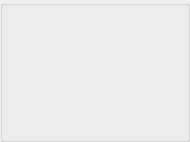
       <widget class="QGroupBox" name="groupBox5">
        <property name="minimumSize">
         <size>
          <width>190</width>
          <height>142</height>
         </size>
        </property>
        <property name="maximumSize">
         <size>
          <width>190</width>
          <height>142</height>
         </size>
        </property>
        <property name="title">
         <string/>
        </property>
        <widget class="MyNameLabel" name="label_PlayerName5">
         <property name="geometry">
          <rect>
           <x>70</x>
           <y>11</y>
           <width>104</width>
           <height>14</height>
          </rect>
         </property>
         <property name="minimumSize">
          <size>
           <width>0</width>
           <height>14</height>
          </size>
         </property>
         <property name="maximumSize">
          <size>
           <width>16777215</width>
           <height>14</height>
          </size>
         </property>
         <property name="alignment">
          <set>Qt::AlignLeading|Qt::AlignLeft|Qt::AlignTop</set>
         </property>
         <property name="openExternalLinks">
          <bool>true</bool>
         </property>
        </widget>
        <widget class="MySetLabel" name="textLabel_Set5">
         <property name="geometry">
          <rect>
           <x>70</x>
           <y>119</y>
           <width>104</width>
           <height>14</height>
          </rect>
         </property>
         <property name="minimumSize">
          <size>
           <width>0</width>
           <height>14</height>
          </size>
         </property>
         <property name="maximumSize">
          <size>
           <width>16777215</width>
           <height>14</height>
          </size>
         </property>
         <property name="alignment">
          <set>Qt::AlignBottom|Qt::AlignHCenter</set>
         </property>
        </widget>
        <widget class="MyCashLabel" name="textLabel_Cash5">
         <property name="geometry">
          <rect>
           <x>70</x>
           <y>25</y>
           <width>104</width>
           <height>14</height>
          </rect>
         </property>
         <property name="minimumSize">
          <size>
           <width>35</width>
           <height>14</height>
          </size>
         </property>
         <property name="maximumSize">
          <size>
           <width>16777215</width>
           <height>14</height>
          </size>
         </property>
        </widget>
        <widget class="QLabel" name="textLabel_Button5">
         <property name="geometry">
          <rect>
           <x>18</x>
           <y>88</y>
           <width>40</width>
           <height>42</height>
          </rect>
         </property>
         <property name="minimumSize">
          <size>
           <width>40</width>
           <height>42</height>
          </size>
         </property>
         <property name="maximumSize">
          <size>
           <width>40</width>
           <height>42</height>
          </size>
         </property>
         <property name="text">
          <string/>
         </property>
         <property name="scaledContents">
          <bool>true</bool>
         </property>
        </widget>
        <widget class="MyCardsPixmapLabel" name="pixmapLabel_card5a">
         <property name="geometry">
          <rect>
           <x>86</x>
           <y>39</y>
           <width>48</width>
           <height>76</height>
          </rect>
         </property>
         <property name="scaledContents">
          <bool>true</bool>
         </property>
        </widget>
        <widget class="MyCardsPixmapLabel" name="pixmapLabel_card5b">
         <property name="geometry">
          <rect>
           <x>110</x>
           <y>39</y>
           <width>48</width>
           <height>76</height>
          </rect>
         </property>
         <property name="scaledContents">
          <bool>true</bool>
         </property>
        </widget>
        <widget class="MyStatusLabel" name="textLabel_Status5">
         <property name="geometry">
          <rect>
           <x>67</x>
           <y>56</y>
           <width>111</width>
           <height>40</height>
          </rect>
         </property>
         <property name="minimumSize">
          <size>
           <width>0</width>
           <height>20</height>
          </size>
         </property>
         <property name="text">
          <string/>
         </property>
         <property name="alignment">
          <set>Qt::AlignCenter</set>
         </property>
        </widget>
        <widget class="QLabel" name="label_playerTip5">
         <property name="geometry">
          <rect>
           <x>0</x>
           <y>10</y>
           <width>191</width>
           <height>141</height>
          </rect>
         </property>
         <property name="sizePolicy">
          <sizepolicy hsizetype="Expanding" vsizetype="Expanding">
           <horstretch>0</horstretch>
           <verstretch>0</verstretch>
          </sizepolicy>
         </property>
         <property name="minimumSize">
          <size>
           <width>181</width>
           <height>141</height>
          </size>
         </property>
         <property name="text">
          <string notr="true"/>
         </property>
        </widget>
       </widget>
